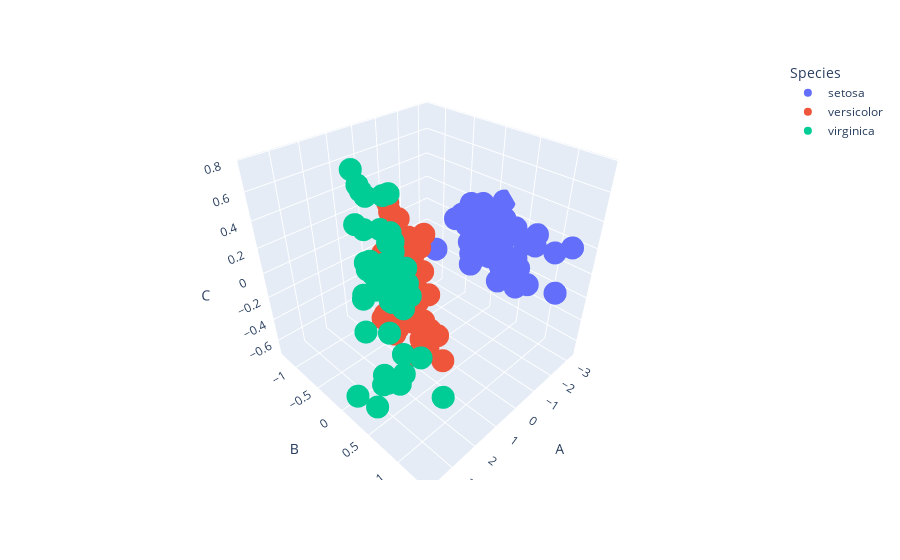

Notebook code cell kept with this figure:
### Markdown cell above
## Plotting the data

### Code cell
px.scatter_3d(new_df, x = 'A',y = 'B',z = 'C',color="Species")
